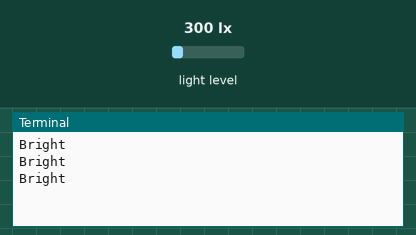
Simulated run of this program. Board: Raspberry Pi (BCM pin numbers). Parts: the last lines printed to the terminal. The test bench sets the inputs (shaded band); at power-on: light level 300 lx.

Above: at 1.2 s.
1.3 s: light level set to 40 lx
At 1.9 s:
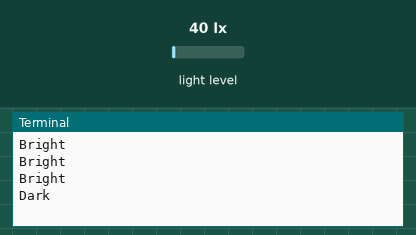
3.0 s: light level set to 120 lx
At 3.4 s:
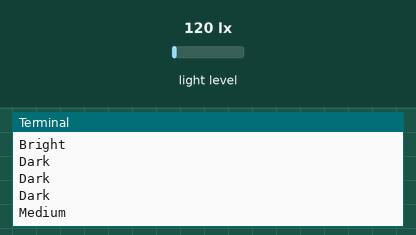

Measured:
- after the input at 1.3 s, the terminal: prints a new line after 0.21 s (image 1)
- after the input at 3.0 s, the terminal: prints a new line at once (image 2)

The program:

LightSensor_I2C.py
```python
#Data output of device typically:
#[0, 23, 255, 255, 255, 255, 255, 255, 255, 255, 255, 255, 255, 255, 255, 255, 255, 255, 255, 255, 255, 255, 255, 255, 255, 255, 255, 255, 255, 255, 255, 255]
# Pimarity array 0 and 1 are used in the calculation of lux from the BH1750FVI Digital Light intensity Sensor Module (GY-30)

import smbus, time, math

DEVICE     = 0x23 # Default device I2C address when ADO pin is grounded OR 0x5C when a 3.3Volt signal is on the pin
POWER_DOWN = 0x00 # (00000000 Control Code binary)=No active state
POWER_ON   = 0x01 # (00000001 Control Code binary )=Power on ()
RESET      = 0x07 # (00000111 Control Code binary )=Reset data register value.

#Low Resolution Mode - (4 lx precision, 16ms measurement time)
#High Resolution Mode - (1 lx precision, 120ms measurement time)
#High Resolution Mode 2 - (0.5 lx precision, 120ms measurement time) ... WILL USE THIS MODE

# Start measurement at 0.5 lx resolution. Time typically 120ms
CONTINUOUS_HIGH_RES_MODE_2 = 0x11

bus = smbus.SMBus(1) #Need to enable I2C on PI(Prefertences->Raspberri Pi Configuration->Interfaces (tick i2c))

def convertToNumber(data): #data is an array with 0=
  result=(data[1] + (256 * data[0])) / 1.2  #Get value in array[1] and if large value(include array[0] in calc : /1.2=Per datasheet accuracy-typical from output
  return (result)

def readLight(addr=DEVICE):
  # Read data from I2C interface
  data = bus.read_i2c_block_data(addr,CONTINUOUS_HIGH_RES_MODE_2) #Using one time, automatically set to power down after measurement so lets not do that
  return convertToNumber(data)

def main():

    while True:
        lightLevel=math.ceil(readLight()) # Get rounded value
        try:  #Having tested values with a very bright LED torch the values I selected are in the if statements below.
            if lightLevel <10 :
                print("Too Dark")
            if lightLevel >=10 and lightLevel <100 :
                print("Dark")
            if lightLevel >=100 and lightLevel <500 :
                print("Medium")
            if lightLevel >=500 and lightLevel <50000 :
                print("Bright")
            if lightLevel >=50000 :
                print("Too Bright")

        except KeyboardInterrupt:
            print("done")
        time.sleep(0.5) # Delay 1/2 sec between measurements

if __name__=="__main__":
   main()
```
